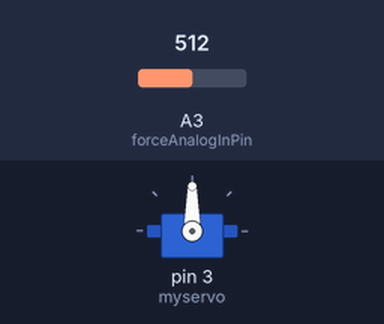
This sketch was run on a simulated Arduino Uno, built with avr-gcc and run on an emulated ATmega328P. Shown: servo. The test bench sets the inputs (shaded band); at power-on: A3 (forceAnalogInPin) = 512.

Above: at 0.1 s.
At 2.2 s:
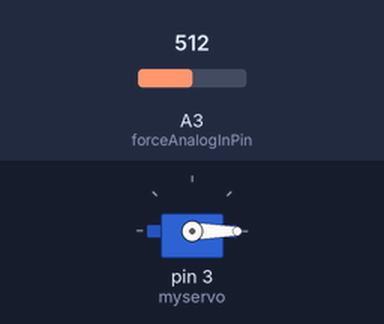
2.3 s: A3 (forceAnalogInPin) set to 415
5.3 s: A3 (forceAnalogInPin) set to 408
At 6.4 s:
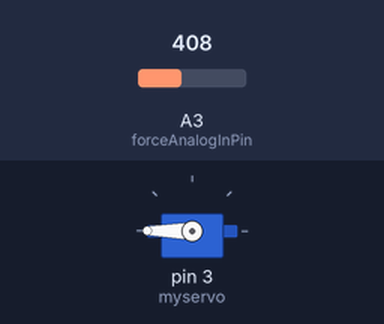
8.3 s: A3 (forceAnalogInPin) set to 900
9.9 s: A3 (forceAnalogInPin) set to 793
12.9 s: A3 (forceAnalogInPin) set to 766
14.4 s: A3 (forceAnalogInPin) set to 278
17.4 s: A3 (forceAnalogInPin) set to 248
Timing chart, 0 to 20.1 s (numbered marks = the images above; inputs shaded):
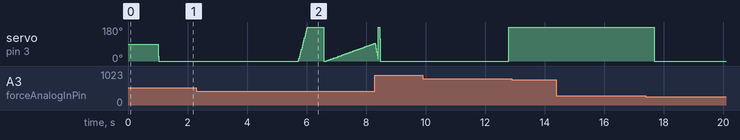

Measured:
- the behaviour switches between 409 and 408 on A3 (forceAnalogInPin) (found by bisection; images 1 and 2)
- after the input at 2.3 s, every drawn part: stays the same
- after the input at 9.9 s, servo on pin 3 (myservo): 0° → 180° after 2.9 s instead of 2.2 s
- after the input at 12.9 s, every drawn part: stays the same
- after the input at 14.4 s, every drawn part: stays the same

The sketch:

admitance_control.ino
```cpp
#include <Servo.h>                                               // Afegir la llibreria Servo

 Servo myservo;                                                  // Inicialitza el Servomotor
 int forceAnalogInPin = A3;                                      // Inicialitza els pins del servo
 const int forceOffset = 439;                                    // Inicialitza un offset per a la galga
 int forceIs;                                                    // S'inicialitzen les variables de la força (quina és actualment i quina és la força desitjada
 int forceDesired = 0;
 int positionDesired = 40;                                       // Posició desitjada
 float gain = 0.2;                                               // guany del sistema

 void setup(){
 myservo.attach(3);                                              // Definició del pin del Servomotor
 delay(1000);                                                    // Retard d'1 segon
 }

 void loop(){
 forceIs = analogRead(forceAnalogInPin)-forceOffset;             // Força actual (força mesurada menys l'offset)
 delay(10);                                                      // Retard de 10 milesimes de segon
 positionDesired -= gain*(forceIs-forceDesired);                 // Posició desitjada: posició anterior - guany*(força actual - força desitjada)
 myservo.write(positionDesired);                                 // Col·locar el servo a la posició nova
 }
```
